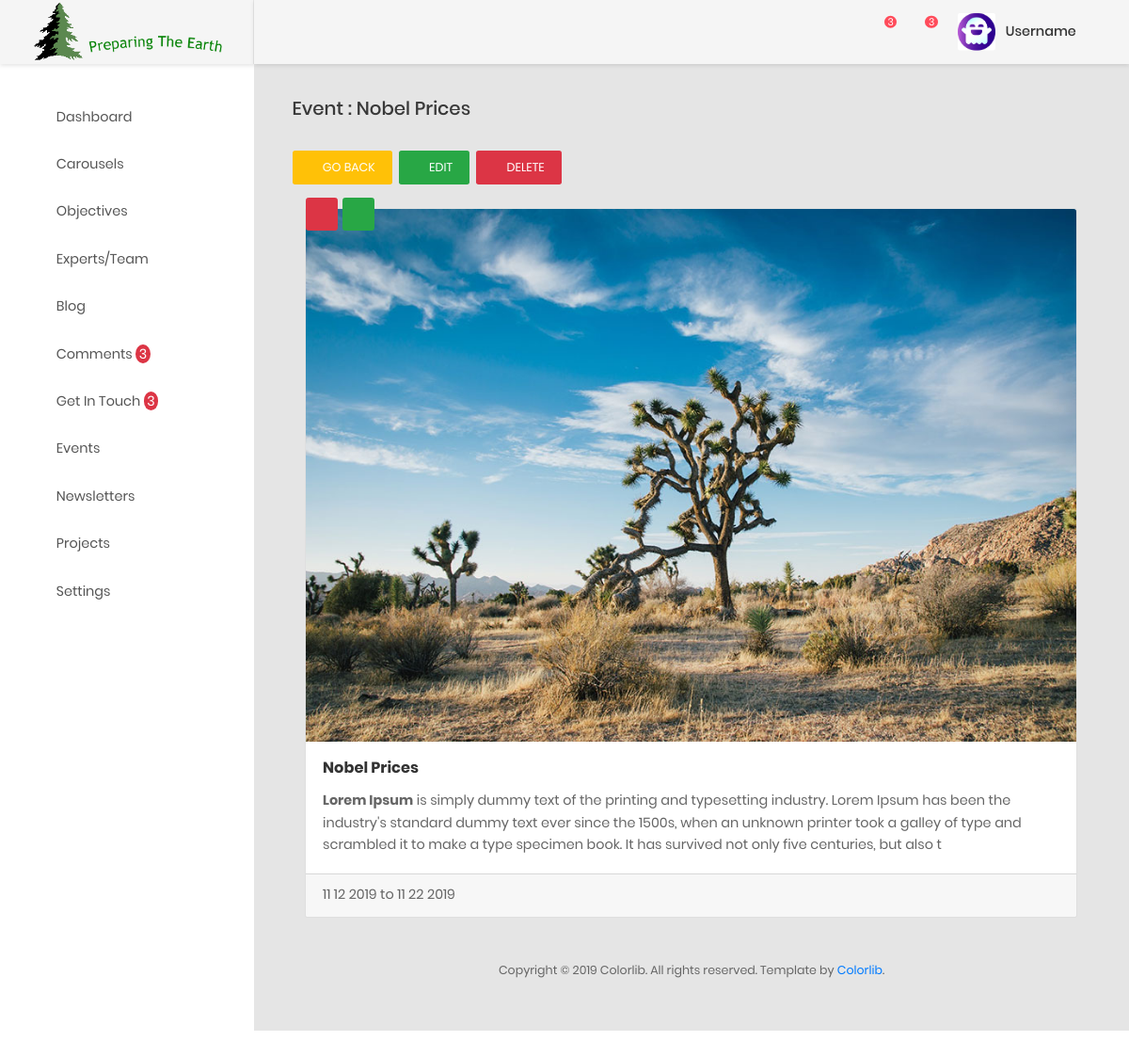
The app's page /ccsbadmin/viewSingleEvents/19 with its own data.
### ccsbadmin/models.py (models this page shows, shortened)
class Event(models.Model):
    events_image = models.ImageField(upload_to='events', max_length=200, null=False, blank=False)  # height_field=None, width_field=None,
    events_title = models.CharField(max_length=150, null=False, blank=False)
    events_description = models.TextField()
    event_date = models.DateTimeField(default=datetime.datetime.now())
    event_end_date = models.DateTimeField(default=datetime.datetime.now())
    created_at = models.DateTimeField(auto_now_add=True)
    updated_at = models.DateTimeField(auto_now=True)

### ccsbadmin/views.py (the view)
# urls.py: path('viewSingleEvents/<int:event_id>', views.viewSingleEvents, name='viewSingleEvents'),
def viewSingleEvents(request, event_id):
    event = Event.objects.filter(id=event_id).first()
    context = {
        'title':event.events_title,
        'event':event,
    }
    return render(request, 'event/singleevent.html',context)

### ccsbadmin/templatetags/callmethod.py (called while the page is built)
@register.filter(name='comments')
def comments(request):
    comments = Comment.objects.filter(status="UNREAD").order_by("-created_at")
    if comments is not None:
        return comments
    return False

@register.filter(name='get_intouch')
def get_intouch(request):
    getintouchs = GetInTouch.objects.filter(status="UNREAD").order_by("-created_at")
    if getintouchs  is not None:
        return getintouchs
    return False

@register.filter(name='comment_unread_count')
def comment_unread_count(request):
    unread_comments = Comment.objects.filter(status="UNREAD").count()
    if unread_comments is not None:
        return unread_comments
    return False

@register.filter(name='getintouch_unread_count')
def getintouch_unread_count(request):
    getintouch_unread_count = GetInTouch.objects.filter(status="UNREAD").count()
    if getintouch_unread_count is not None:
        return getintouch_unread_count
    return False

### ccsbadmin/templates/event/singleevent.html (shortened to what this page needs)
{% extends "aahome/aalayout.html" %}
{% load static %}
    {% block links %}
        <link type="text/css" rel="stylesheet" href="https://cdn.datatables.net/1.10.18/css/dataTables.bootstrap.min.css">
        <link type="text/css" href="https://cdnjs.cloudflare.com/ajax/libs/bootstrap-select/1.10.0/css/bootstrap-select.min.css" rel="stylesheet" />
        <link rel="stylesheet" href="https://cdn.jsdelivr.net/npm/bootstrap-select@1.13.9/dist/css/bootstrap-select.min.css">
    {% endblock links %}
{% block content %}
            <div class="main-content">
                <div class="section__content section__content--p30">
                    <div class="container-fluid">
                        <div class="row">
                            <div class="col-md-12">
                                <h3 class="title-5 m-b-35">Event : {{event.events_title}}</h3>
                                <div class="table-data__tool">
                                    <div class="table-data__tool-right">
                                        <a href="{% url 'CCSBADMIN:viewEvents' %}"  class="mr-1 au-btn au-btn-icon btn-warning au-btn--small">
                                            <i class="fa fa-arrow-left" ></i>go back
                                        </a>
                                        <a data-toggle="modal" data-target="#ee{{ event.id }}" href="#"  class=" mr-1 au-btn au-btn-icon btn-success au-btn--small">
                                            <i class="fa fa-pencil-alt" ></i>Edit
                                        </a>
                                        <a data-toggle="modal" data-target="#dd{{ event.id }}" href="#"  class=" mr-1 au-btn au-btn-icon btn-danger au-btn--small">
                                            <i class="fa fa-trash" ></i>Delete
                                        </a>
                                    </div>
                                </div>
                                <div class="table-responsive table-responsive-data2">
                                     <div class="col-sm-12">
                                            <div class="card">
                                                <a data-toggle="modal" data-target="#ee{{ event.id }}" style="width: 38px; position: absolute; top: -13px; z-index: 20; left: 43px;" class="btn btn-success " href="#"><i class="fa fa-pencil-alt"></i></a>
                                                <a data-toggle="modal" data-target="#dd{{ event.id }}" style="width: 38px; position: absolute; top: -13px; z-index: 20;" class="btn btn-danger " href="#"><i class="fa fa-trash"></i></a>
                                                <img class="card-img-top position-relative" src="{{ event.events_image.url }}" alt="Card image cap">
                                                <div class="card-body">
                                                    <h4 class="card-title mb-3 text-capitalize">{{ event.events_title }}</h4>
                                                    <p class="card-text">{{ event.events_description|safe|escape }} </p>
                                                </div>
                                                <div class="card-footer">
                                                    {{ event.event_date|date:"m d Y" }} to {{ event.event_end_date|date:"m d Y" }}
                                                </div>
                                            </div>
                                        </div>
                                </div>
                            </div>
                        </div>
                        <div class="row">
                            <div class="col-md-12">
                                <div class="copyright">
                                    <p>Copyright © <script> var date = new Date(); var yr = date.getFullYear(); document.write(yr);</script> Colorlib. All rights reserved. Template by <a href="https://colorlib.com">Colorlib</a>.</p>
                                </div>
                            </div>
                        </div>
                    </div>
                </div>
            </div>
{% endblock content %}

### records on screen
Event: events_title "Nobel Prices", events_image (picture), events_description "Lorem Ipsum is simply dummy text of the printing and typesetting industry. Lorem Ipsum has been the industry's standard dummy text ever since the 1500s, when an unknown printer took a galley of type and scrambled it to make a type specimen book. It has survived not only five centuries, but also t", event_date "11 12 2019", event_end_date "11 22 2019"

### other values on screen
{{ request|comment_unread_count }} "3"
{{ request|getintouch_unread_count }} "3"
